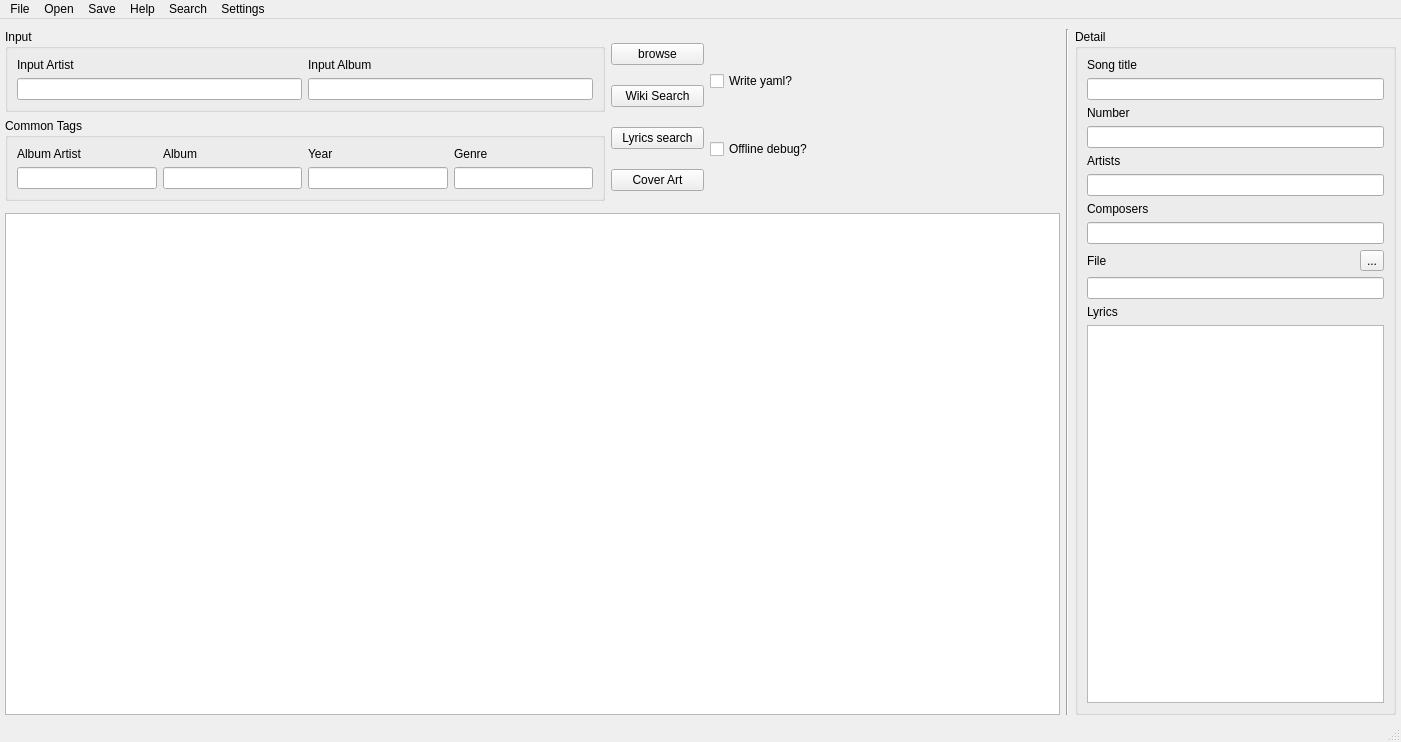
<?xml version="1.0" encoding="UTF-8"?>
<ui version="4.0">
 <class>MainWindow</class>
 <widget class="QMainWindow" name="MainWindow">
  <property name="geometry">
   <rect>
    <x>0</x>
    <y>0</y>
    <width>1401</width>
    <height>742</height>
   </rect>
  </property>
  <property name="windowTitle">
   <string>MainWindow</string>
  </property>
  <widget class="QWidget" name="centralwidget">
   <layout class="QGridLayout" name="gridlayout">
    <property name="leftMargin">
     <number>5</number>
    </property>
    <property name="topMargin">
     <number>10</number>
    </property>
    <property name="rightMargin">
     <number>5</number>
    </property>
    <property name="bottomMargin">
     <number>5</number>
    </property>
    <item row="0" column="3" rowspan="2">
     <layout class="QHBoxLayout" name="picture_layout">
      <property name="sizeConstraint">
       <enum>QLayout::SetMinimumSize</enum>
      </property>
     </layout>
    </item>
    <item row="0" column="0">
     <layout class="QGridLayout" name="gridLayout">
      <property name="sizeConstraint">
       <enum>QLayout::SetMaximumSize</enum>
      </property>
      <item row="0" column="0">
       <widget class="QGroupBox" name="input_frame">
        <property name="maximumSize">
         <size>
          <width>600</width>
          <height>16777215</height>
         </size>
        </property>
        <property name="title">
         <string>Input</string>
        </property>
        <layout class="QGridLayout" name="input_grid">
         <item row="1" column="1">
          <widget class="QLineEdit" name="band_entry_input"/>
         </item>
         <item row="0" column="1">
          <widget class="QLabel" name="label">
           <property name="text">
            <string>Input Artist</string>
           </property>
          </widget>
         </item>
         <item row="0" column="2">
          <widget class="QLabel" name="label_2">
           <property name="text">
            <string>Input Album</string>
           </property>
          </widget>
         </item>
         <item row="1" column="2">
          <widget class="QLineEdit" name="album_entry_input"/>
         </item>
        </layout>
       </widget>
      </item>
      <item row="1" column="0">
       <widget class="QGroupBox" name="common_tags_frame">
        <property name="maximumSize">
         <size>
          <width>600</width>
          <height>16777215</height>
         </size>
        </property>
        <property name="title">
         <string>Common Tags</string>
        </property>
        <layout class="QGridLayout" name="common_tags_grid">
         <item row="0" column="0">
          <widget class="QLabel" name="label_3">
           <property name="text">
            <string>Album Artist</string>
           </property>
          </widget>
         </item>
         <item row="0" column="1">
          <widget class="QLabel" name="label_4">
           <property name="text">
            <string>Album</string>
           </property>
          </widget>
         </item>
         <item row="0" column="2">
          <widget class="QLabel" name="label_5">
           <property name="text">
            <string>Year</string>
           </property>
          </widget>
         </item>
         <item row="0" column="3">
          <widget class="QLabel" name="label_6">
           <property name="text">
            <string>Genre</string>
           </property>
          </widget>
         </item>
         <item row="1" column="0">
          <widget class="QLineEdit" name="band_entry"/>
         </item>
         <item row="1" column="1">
          <widget class="QLineEdit" name="album_entry"/>
         </item>
         <item row="1" column="2">
          <widget class="QLineEdit" name="year_entry"/>
         </item>
         <item row="1" column="3">
          <widget class="QLineEdit" name="genre_entry"/>
         </item>
        </layout>
       </widget>
      </item>
     </layout>
    </item>
    <item row="0" column="5" rowspan="3">
     <widget class="QGroupBox" name="detail_frame">
      <property name="minimumSize">
       <size>
        <width>321</width>
        <height>0</height>
       </size>
      </property>
      <property name="maximumSize">
       <size>
        <width>321</width>
        <height>16777215</height>
       </size>
      </property>
      <property name="title">
       <string>Detail</string>
      </property>
      <layout class="QGridLayout" name="gridLayout_3">
       <item row="0" column="0">
        <widget class="QLabel" name="label_7">
         <property name="text">
          <string>Song title</string>
         </property>
        </widget>
       </item>
       <item row="1" column="0">
        <widget class="QLineEdit" name="title_detail"/>
       </item>
       <item row="2" column="0">
        <widget class="QLabel" name="label_8">
         <property name="text">
          <string>Number</string>
         </property>
        </widget>
       </item>
       <item row="3" column="0">
        <widget class="QLineEdit" name="number_detail"/>
       </item>
       <item row="4" column="0">
        <widget class="QLabel" name="label_9">
         <property name="text">
          <string>Artists</string>
         </property>
        </widget>
       </item>
       <item row="5" column="0">
        <widget class="QLineEdit" name="artist_detail"/>
       </item>
       <item row="6" column="0">
        <widget class="QLabel" name="label_10">
         <property name="text">
          <string>Composers</string>
         </property>
        </widget>
       </item>
       <item row="7" column="0">
        <widget class="QLineEdit" name="composer_detail"/>
       </item>
       <item row="8" column="0">
        <layout class="QHBoxLayout" name="horizontalLayout">
         <item>
          <widget class="QLabel" name="label_11">
           <property name="text">
            <string>File</string>
           </property>
          </widget>
         </item>
         <item>
          <widget class="QToolButton" name="toolButton">
           <property name="text">
            <string>...</string>
           </property>
          </widget>
         </item>
        </layout>
       </item>
       <item row="9" column="0">
        <widget class="QLineEdit" name="file_detail"/>
       </item>
       <item row="10" column="0">
        <widget class="QLabel" name="label_12">
         <property name="text">
          <string>Lyrics</string>
         </property>
        </widget>
       </item>
       <item row="11" column="0">
        <widget class="QTextEdit" name="lyrics_detail"/>
       </item>
      </layout>
     </widget>
    </item>
    <item row="0" column="4" rowspan="3">
     <widget class="Line" name="line">
      <property name="orientation">
       <enum>Qt::Vertical</enum>
      </property>
     </widget>
    </item>
    <item row="0" column="1" rowspan="2">
     <layout class="QGridLayout" name="buttons_grid">
      <property name="sizeConstraint">
       <enum>QLayout::SetMinimumSize</enum>
      </property>
      <item row="0" column="0">
       <widget class="QPushButton" name="browse_button">
        <property name="maximumSize">
         <size>
          <width>93</width>
          <height>16777215</height>
         </size>
        </property>
        <property name="text">
         <string>browse</string>
        </property>
       </widget>
      </item>
      <item row="2" column="0">
       <widget class="QPushButton" name="lyrics_button">
        <property name="maximumSize">
         <size>
          <width>93</width>
          <height>16777215</height>
         </size>
        </property>
        <property name="text">
         <string>Lyrics search</string>
        </property>
       </widget>
      </item>
      <item row="3" column="0">
       <widget class="QPushButton" name="coverArt">
        <property name="text">
         <string>Cover Art</string>
        </property>
       </widget>
      </item>
      <item row="1" column="0">
       <widget class="QPushButton" name="wiki_search_button">
        <property name="maximumSize">
         <size>
          <width>93</width>
          <height>16777215</height>
         </size>
        </property>
        <property name="text">
         <string>Wiki Search</string>
        </property>
       </widget>
      </item>
     </layout>
    </item>
    <item row="2" column="0" colspan="4">
     <widget class="QTableView" name="tableView">
      <property name="sizeAdjustPolicy">
       <enum>QAbstractScrollArea::AdjustToContents</enum>
      </property>
      <property name="alternatingRowColors">
       <bool>true</bool>
      </property>
      <property name="selectionBehavior">
       <enum>QAbstractItemView::SelectRows</enum>
      </property>
      <property name="sortingEnabled">
       <bool>false</bool>
      </property>
      <attribute name="horizontalHeaderShowSortIndicator" stdset="0">
       <bool>true</bool>
      </attribute>
      <attribute name="horizontalHeaderStretchLastSection">
       <bool>true</bool>
      </attribute>
      <attribute name="verticalHeaderVisible">
       <bool>false</bool>
      </attribute>
      <attribute name="verticalHeaderDefaultSectionSize">
       <number>25</number>
      </attribute>
      <attribute name="verticalHeaderMinimumSectionSize">
       <number>20</number>
      </attribute>
      <attribute name="verticalHeaderShowSortIndicator" stdset="0">
       <bool>true</bool>
      </attribute>
      <attribute name="verticalHeaderStretchLastSection">
       <bool>false</bool>
      </attribute>
     </widget>
    </item>
    <item row="0" column="2">
     <layout class="QVBoxLayout" name="verticalLayout_3">
      <property name="sizeConstraint">
       <enum>QLayout::SetMinimumSize</enum>
      </property>
      <item>
       <widget class="QCheckBox" name="write_yaml_sw">
        <property name="maximumSize">
         <size>
          <width>109</width>
          <height>16777215</height>
         </size>
        </property>
        <property name="text">
         <string>Write yaml?</string>
        </property>
       </widget>
      </item>
      <item>
       <widget class="QCheckBox" name="offline_debbug_sw">
        <property name="maximumSize">
         <size>
          <width>109</width>
          <height>16777215</height>
         </size>
        </property>
        <property name="text">
         <string>Offline debug?</string>
        </property>
       </widget>
      </item>
     </layout>
    </item>
   </layout>
  </widget>
  <widget class="QMenuBar" name="menubar">
   <property name="enabled">
    <bool>true</bool>
   </property>
   <property name="geometry">
    <rect>
     <x>0</x>
     <y>0</y>
     <width>1401</width>
     <height>26</height>
    </rect>
   </property>
   <widget class="QMenu" name="menuFile">
    <property name="title">
     <string>File</string>
    </property>
    <addaction name="actionNew"/>
    <addaction name="actionOpen"/>
    <addaction name="actionSave"/>
    <addaction name="separator"/>
    <addaction name="actionExit"/>
   </widget>
   <widget class="QMenu" name="menuOpen">
    <property name="title">
     <string>Open</string>
    </property>
    <addaction name="actionDirectory"/>
    <addaction name="actionWikipedia"/>
    <addaction name="actionCover_Art_search"/>
    <addaction name="actionMp3_Tag"/>
   </widget>
   <widget class="QMenu" name="menuSave">
    <property name="title">
     <string>Save</string>
    </property>
    <addaction name="actionAll_Tags"/>
   </widget>
   <widget class="QMenu" name="menuHelp">
    <property name="title">
     <string>Help</string>
    </property>
    <addaction name="actionHelp"/>
    <addaction name="actionGit"/>
    <addaction name="actionVersion"/>
    <addaction name="actionLogs"/>
   </widget>
   <widget class="QMenu" name="menuSearch">
    <property name="title">
     <string>Search</string>
    </property>
    <addaction name="actionWikipedia_2"/>
    <addaction name="actionLyrics"/>
    <addaction name="actionCoverArt"/>
   </widget>
   <widget class="QMenu" name="menuSettings">
    <property name="title">
     <string>Settings</string>
    </property>
    <addaction name="actionGetApiKey"/>
    <addaction name="actionNltkData"/>
   </widget>
   <addaction name="menuFile"/>
   <addaction name="menuOpen"/>
   <addaction name="menuSave"/>
   <addaction name="menuHelp"/>
   <addaction name="menuSearch"/>
   <addaction name="menuSettings"/>
  </widget>
  <widget class="QStatusBar" name="statusbar"/>
  <action name="actionNew">
   <property name="text">
    <string>New</string>
   </property>
  </action>
  <action name="actionOpen">
   <property name="text">
    <string>Open</string>
   </property>
  </action>
  <action name="actionSave">
   <property name="text">
    <string>Save</string>
   </property>
  </action>
  <action name="actionExit">
   <property name="text">
    <string>Exit</string>
   </property>
  </action>
  <action name="actionAll_Tags">
   <property name="text">
    <string>All Tags</string>
   </property>
  </action>
  <action name="actionOnly_Lyrics">
   <property name="text">
    <string>Only Lyrics</string>
   </property>
  </action>
  <action name="actionDirectory">
   <property name="text">
    <string>Directory</string>
   </property>
  </action>
  <action name="actionWikipedia">
   <property name="text">
    <string>Wikipedia</string>
   </property>
  </action>
  <action name="actionCover_Art_search">
   <property name="text">
    <string>Cover Art search</string>
   </property>
  </action>
  <action name="actionMp3_Tag">
   <property name="text">
    <string>Mp3Tag</string>
   </property>
  </action>
  <action name="actionHelp">
   <property name="text">
    <string>Help Index</string>
   </property>
  </action>
  <action name="actionGit">
   <property name="text">
    <string>Git</string>
   </property>
  </action>
  <action name="actionAbout">
   <property name="text">
    <string>About</string>
   </property>
  </action>
  <action name="actionVersion">
   <property name="text">
    <string>Version</string>
   </property>
  </action>
  <action name="actionWikipedia_2">
   <property name="text">
    <string>Wikipedia</string>
   </property>
  </action>
  <action name="actionLyrics">
   <property name="text">
    <string>Lyrics</string>
   </property>
  </action>
  <action name="actionCoverArt">
   <property name="text">
    <string>Cover Art</string>
   </property>
  </action>
  <action name="actionLogs">
   <property name="text">
    <string>Logs</string>
   </property>
  </action>
  <action name="actionGetApiKey">
   <property name="text">
    <string>Get Google API key</string>
   </property>
  </action>
  <action name="actionNltkData">
   <property name="text">
    <string>Download nltk data</string>
   </property>
  </action>
 </widget>
 <resources/>
 <connections/>
</ui>
